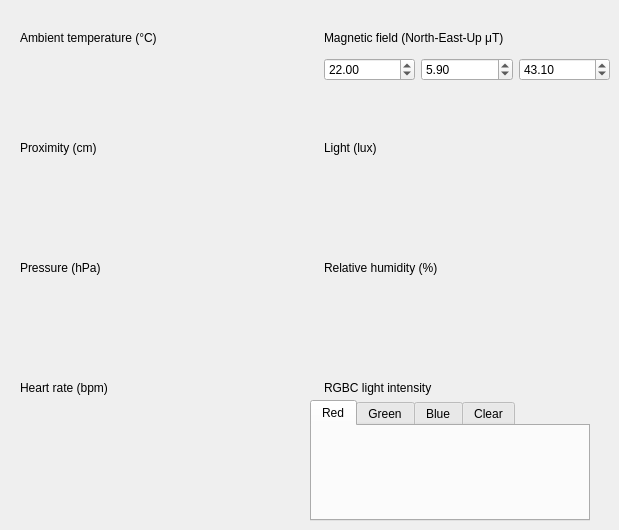
   <widget class="QWidget" name="tab_2">
    <attribute name="title">
     <string>Additional sensors</string>
    </attribute>
    <widget class="QLabel" name="label_4">
     <property name="geometry">
      <rect>
       <x>20</x>
       <y>30</y>
       <width>160</width>
       <height>15</height>
      </rect>
     </property>
     <property name="text">
      <string>Ambient temperature (°C)</string>
     </property>
    </widget>
    <widget class="EditableSliderWidget" name="temperatureSensorValueWidget" native="true">
     <property name="geometry">
      <rect>
       <x>10</x>
       <y>50</y>
       <width>280</width>
       <height>80</height>
      </rect>
     </property>
     <property name="report_metrics" stdset="0">
      <bool>false</bool>
     </property>
    </widget>
    <widget class="QLabel" name="label_5">
     <property name="geometry">
      <rect>
       <x>20</x>
       <y>140</y>
       <width>90</width>
       <height>15</height>
      </rect>
     </property>
     <property name="text">
      <string>Proximity (cm)</string>
     </property>
    </widget>
    <widget class="EditableSliderWidget" name="proximitySensorValueWidget" native="true">
     <property name="geometry">
      <rect>
       <x>10</x>
       <y>160</y>
       <width>280</width>
       <height>80</height>
      </rect>
     </property>
     <property name="report_metrics" stdset="0">
      <bool>false</bool>
     </property>
    </widget>
    <widget class="QLabel" name="label_7">
     <property name="geometry">
      <rect>
       <x>324</x>
       <y>30</y>
       <width>220</width>
       <height>15</height>
      </rect>
     </property>
     <property name="text">
      <string>Magnetic field (North-East-Up μT)</string>
     </property>
    </widget>
    <widget class="QWidget" name="horizontalLayoutWidget">
     <property name="geometry">
      <rect>
       <x>324</x>
       <y>50</y>
       <width>286</width>
       <height>40</height>
      </rect>
     </property>
     <layout class="QHBoxLayout" name="horizontalLayout">
      <property name="topMargin">
       <number>0</number>
      </property>
      <item>
       <widget class="QDoubleSpinBox" name="magNorthWidget">
        <property name="accessibleDescription">
         <string>Magnetic field North</string>
        </property>
        <property name="minimum">
         <double>-1000.000000000000000</double>
        </property>
        <property name="maximum">
         <double>1000.000000000000000</double>
        </property>
        <property name="value">
         <double>22.000000000000000</double>
        </property>
        <property name="class" stdset="0">
         <string>EditableValue</string>
        </property>
       </widget>
      </item>
      <item>
       <widget class="QDoubleSpinBox" name="magEastWidget">
        <property name="accessibleDescription">
         <string>Magnetic field East</string>
        </property>
        <property name="minimum">
         <double>-1000.000000000000000</double>
        </property>
        <property name="maximum">
         <double>1000.000000000000000</double>
        </property>
        <property name="value">
         <double>5.900000000000000</double>
        </property>
        <property name="class" stdset="0">
         <string>EditableValue</string>
        </property>
       </widget>
      </item>
      <item>
       <widget class="QDoubleSpinBox" name="magVerticalWidget">
        <property name="accessibleDescription">
         <string>Magnetic field Up</string>
        </property>
        <property name="minimum">
         <double>-1000.000000000000000</double>
        </property>
        <property name="maximum">
         <double>1000.000000000000000</double>
        </property>
        <property name="value">
         <double>43.100000000000001</double>
        </property>
        <property name="class" stdset="0">
         <string>EditableValue</string>
        </property>
       </widget>
      </item>
     </layout>
    </widget>
    <widget class="EditableSliderWidget" name="lightSensorValueWidget" native="true">
     <property name="geometry">
      <rect>
       <x>314</x>
       <y>160</y>
       <width>280</width>
       <height>80</height>
      </rect>
     </property>
     <property name="report_metrics" stdset="0">
      <bool>false</bool>
     </property>
    </widget>
    <widget class="QLabel" name="label_9">
     <property name="geometry">
      <rect>
       <x>324</x>
       <y>140</y>
       <width>60</width>
       <height>15</height>
      </rect>
     </property>
     <property name="text">
      <string>Light (lux)</string>
     </property>
    </widget>
    <widget class="EditableSliderWidget" name="pressureSensorValueWidget" native="true">
     <property name="geometry">
      <rect>
       <x>10</x>
       <y>280</y>
       <width>280</width>
       <height>80</height>
      </rect>
     </property>
     <property name="report_metrics" stdset="0">
      <bool>false</bool>
     </property>
    </widget>
    <widget class="QLabel" name="label_10">
     <property name="geometry">
      <rect>
       <x>20</x>
       <y>260</y>
       <width>90</width>
       <height>15</height>
      </rect>
     </property>
     <property name="text">
      <string>Pressure (hPa)</string>
     </property>
    </widget>
    <widget class="EditableSliderWidget" name="humiditySensorValueWidget" native="true">
     <property name="geometry">
      <rect>
       <x>314</x>
       <y>280</y>
       <width>280</width>
       <height>80</height>
      </rect>
     </property>
     <property name="report_metrics" stdset="0">
      <bool>false</bool>
     </property>
    </widget>
    <widget class="QLabel" name="label_11">
     <property name="geometry">
      <rect>
       <x>324</x>
       <y>260</y>
       <width>130</width>
       <height>15</height>
      </rect>
     </property>
     <property name="text">
      <string>Relative humidity (%)</string>
     </property>
    </widget>
    <widget class="EditableSliderWidget" name="heartRateSensorValueWidget" native="true">
     <property name="geometry">
      <rect>
       <x>10</x>
       <y>400</y>
       <width>280</width>
       <height>80</height>
      </rect>
     </property>
     <property name="report_metrics" stdset="0">
      <bool>false</bool>
     </property>
    </widget>
    <widget class="QLabel" name="heartRateSensorLabel">
     <property name="geometry">
      <rect>
       <x>20</x>
       <y>380</y>
       <width>90</width>
       <height>15</height>
      </rect>
     </property>
     <property name="text">
      <string>Heart rate (bpm)</string>
     </property>
    </widget>
    <widget class="QPushButton" name="helpMagneticField">
     <property name="geometry">
      <rect>
       <x>510</x>
       <y>30</y>
       <width>15</width>
       <height>15</height>
      </rect>
     </property>
     <property name="text">
      <string/>
     </property>
     <property name="icon">
      <iconset resource="../resources.qrc">
       <normaloff>:/light/help_outline</normaloff>:/light/help_outline</iconset>
     </property>
     <property name="iconSize">
      <size>
       <width>15</width>
       <height>15</height>
      </size>
     </property>
     <property name="flat">
      <bool>true</bool>
     </property>
     <property name="themeIconName" stdset="0">
      <string>help_outline</string>
     </property>
     <property name="helpButton" stdset="0">
      <bool>true</bool>
     </property>
    </widget>
    <widget class="QPushButton" name="helpLight">
     <property name="geometry">
      <rect>
       <x>390</x>
       <y>140</y>
       <width>15</width>
       <height>15</height>
      </rect>
     </property>
     <property name="text">
      <string/>
     </property>
     <property name="icon">
      <iconset resource="../resources.qrc">
       <normaloff>:/light/help_outline</normaloff>:/light/help_outline</iconset>
     </property>
     <property name="iconSize">
      <size>
       <width>15</width>
       <height>15</height>
      </size>
     </property>
     <property name="flat">
      <bool>true</bool>
     </property>
     <property name="themeIconName" stdset="0">
      <string>help_outline</string>
     </property>
     <property name="helpButton" stdset="0">
      <bool>true</bool>
     </property>
    </widget>
    <widget class="QPushButton" name="helpHeartRate">
     <property name="geometry">
      <rect>
       <x>110</x>
       <y>380</y>
       <width>15</width>
       <height>15</height>
      </rect>
     </property>
     <property name="text">
      <string/>
     </property>
     <property name="icon">
      <iconset resource="../resources.qrc">
       <normaloff>:/light/help_outline</normaloff>:/light/help_outline</iconset>
     </property>
     <property name="iconSize">
      <size>
       <width>15</width>
       <height>15</height>
      </size>
     </property>
     <property name="flat">
      <bool>true</bool>
     </property>
     <property name="themeIconName" stdset="0">
      <string>help_outline</string>
     </property>
     <property name="helpButton" stdset="0">
      <bool>true</bool>
     </property>
    </widget>
    <widget class="QPushButton" name="helpPressure">
     <property name="geometry">
      <rect>
       <x>110</x>
       <y>260</y>
       <width>15</width>
       <height>15</height>
      </rect>
     </property>
     <property name="text">
      <string/>
     </property>
     <property name="icon">
      <iconset resource="../resources.qrc">
       <normaloff>:/light/help_outline</normaloff>:/light/help_outline</iconset>
     </property>
     <property name="iconSize">
      <size>
       <width>15</width>
       <height>15</height>
      </size>
     </property>
     <property name="flat">
      <bool>true</bool>
     </property>
     <property name="themeIconName" stdset="0">
      <string>help_outline</string>
     </property>
     <property name="helpButton" stdset="0">
      <bool>true</bool>
     </property>
    </widget>
    <widget class="QPushButton" name="helpAmbientTemp">
     <property name="geometry">
      <rect>
       <x>160</x>
       <y>30</y>
       <width>15</width>
       <height>15</height>
      </rect>
     </property>
     <property name="text">
      <string/>
     </property>
     <property name="icon">
      <iconset resource="../resources.qrc">
       <normaloff>:/light/help_outline</normaloff>:/light/help_outline</iconset>
     </property>
     <property name="iconSize">
      <size>
       <width>15</width>
       <height>15</height>
      </size>
     </property>
     <property name="flat">
      <bool>true</bool>
     </property>
     <property name="themeIconName" stdset="0">
      <string>help_outline</string>
     </property>
     <property name="helpButton" stdset="0">
      <bool>true</bool>
     </property>
    </widget>
    <widget class="QPushButton" name="helpProximity">
     <property name="geometry">
      <rect>
       <x>110</x>
       <y>140</y>
       <width>15</width>
       <height>15</height>
      </rect>
     </property>
     <property name="text">
      <string/>
     </property>
     <property name="icon">
      <iconset resource="../resources.qrc">
       <normaloff>:/light/help_outline</normaloff>:/light/help_outline</iconset>
     </property>
     <property name="iconSize">
      <size>
       <width>15</width>
       <height>15</height>
      </size>
     </property>
     <property name="flat">
      <bool>true</bool>
     </property>
     <property name="themeIconName" stdset="0">
      <string>help_outline</string>
     </property>
     <property name="helpButton" stdset="0">
      <bool>true</bool>
     </property>
    </widget>
    <widget class="QPushButton" name="helpMagneticField_2">
     <property name="geometry">
      <rect>
       <x>420</x>
       <y>260</y>
       <width>0</width>
       <height>15</height>
      </rect>
     </property>
     <property name="text">
      <string/>
     </property>
     <property name="icon">
      <iconset resource="../resources.qrc">
       <normaloff>:/light/help_outline</normaloff>:/light/help_outline</iconset>
     </property>
     <property name="iconSize">
      <size>
       <width>15</width>
       <height>15</height>
      </size>
     </property>
     <property name="flat">
      <bool>true</bool>
     </property>
     <property name="themeIconName" stdset="0">
      <string>help_outline</string>
     </property>
     <property name="helpButton" stdset="0">
      <bool>true</bool>
     </property>
    </widget>
    <widget class="QPushButton" name="helpHumidity">
     <property name="geometry">
      <rect>
       <x>440</x>
       <y>260</y>
       <width>15</width>
       <height>15</height>
      </rect>
     </property>
     <property name="text">
      <string/>
     </property>
     <property name="icon">
      <iconset resource="../resources.qrc">
       <normaloff>:/light/help_outline</normaloff>:/light/help_outline</iconset>
     </property>
     <property name="iconSize">
      <size>
       <width>15</width>
       <height>15</height>
      </size>
     </property>
     <property name="flat">
      <bool>true</bool>
     </property>
     <property name="themeIconName" stdset="0">
      <string>help_outline</string>
     </property>
     <property name="helpButton" stdset="0">
      <bool>true</bool>
     </property>
    </widget>
    <widget class="QTabWidget" name="tabRgbcSensor">
     <property name="geometry">
      <rect>
       <x>310</x>
       <y>400</y>
       <width>280</width>
       <height>121</height>
      </rect>
     </property>
     <property name="layoutDirection">
      <enum>Qt::LeftToRight</enum>
     </property>
     <property name="tabPosition">
      <enum>QTabWidget::North</enum>
     </property>
     <property name="currentIndex">
      <number>0</number>
     </property>
     <widget class="QWidget" name="tabRed">
      <attribute name="title">
       <string>Red</string>
      </attribute>
      <widget class="EditableSliderWidget" name="rgbcRedSensorValueWidget" native="true">
       <property name="geometry">
        <rect>
         <x>0</x>
         <y>10</y>
         <width>280</width>
         <height>80</height>
        </rect>
       </property>
       <property name="report_metrics" stdset="0">
        <bool>false</bool>
       </property>
      </widget>
     </widget>
     <widget class="QWidget" name="tabGreen">
      <attribute name="title">
       <string>Green</string>
      </attribute>
      <widget class="EditableSliderWidget" name="rgbcGreenSensorValueWidget" native="true">
       <property name="geometry">
        <rect>
         <x>0</x>
         <y>10</y>
         <width>280</width>
         <height>80</height>
        </rect>
       </property>
       <property name="report_metrics" stdset="0">
        <bool>false</bool>
       </property>
      </widget>
     </widget>
     <widget class="QWidget" name="tabBlue">
      <attribute name="title">
       <string>Blue</string>
      </attribute>
      <widget class="EditableSliderWidget" name="rgbcBlueSensorValueWidget" native="true">
       <property name="geometry">
        <rect>
         <x>0</x>
         <y>10</y>
         <width>280</width>
         <height>80</height>
        </rect>
       </property>
       <property name="report_metrics" stdset="0">
        <bool>false</bool>
       </property>
      </widget>
     </widget>
     <widget class="QWidget" name="tabClear">
      <attribute name="title">
       <string>Clear</string>
      </attribute>
      <widget class="EditableSliderWidget" name="rgbcClearSensorValueWidget" native="true">
       <property name="geometry">
        <rect>
         <x>0</x>
         <y>10</y>
         <width>280</width>
         <height>80</height>
        </rect>
       </property>
       <property name="report_metrics" stdset="0">
        <bool>false</bool>
       </property>
      </widget>
     </widget>
    </widget>
    <widget class="QLabel" name="labelRgbcLight">
     <property name="geometry">
      <rect>
       <x>324</x>
       <y>380</y>
       <width>130</width>
       <height>15</height>
      </rect>
     </property>
     <property name="text">
      <string notr="true">RGBC light intensity</string>
     </property>
    </widget>
   </widget>
